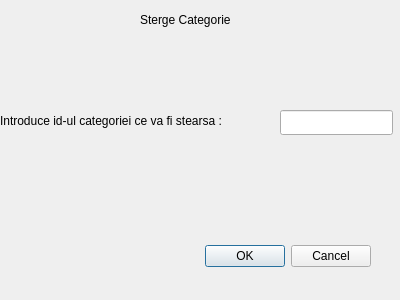
<?xml version="1.0" encoding="UTF-8"?>
<ui version="4.0">
 <class>stergeCategorieDialog</class>
 <widget class="QDialog" name="stergeCategorieDialog">
  <property name="geometry">
   <rect>
    <x>0</x>
    <y>0</y>
    <width>400</width>
    <height>300</height>
   </rect>
  </property>
  <property name="windowTitle">
   <string>Dialog</string>
  </property>
  <widget class="QDialogButtonBox" name="buttonBox">
   <property name="geometry">
    <rect>
     <x>30</x>
     <y>240</y>
     <width>341</width>
     <height>32</height>
    </rect>
   </property>
   <property name="orientation">
    <enum>Qt::Horizontal</enum>
   </property>
   <property name="standardButtons">
    <set>QDialogButtonBox::Cancel|QDialogButtonBox::Ok</set>
   </property>
  </widget>
  <widget class="QLabel" name="label">
   <property name="geometry">
    <rect>
     <x>140</x>
     <y>10</y>
     <width>121</width>
     <height>20</height>
    </rect>
   </property>
   <property name="text">
    <string>Sterge Categorie</string>
   </property>
  </widget>
  <widget class="QLabel" name="label_2">
   <property name="geometry">
    <rect>
     <x>0</x>
     <y>110</y>
     <width>281</width>
     <height>21</height>
    </rect>
   </property>
   <property name="text">
    <string>Introduce id-ul categoriei ce va fi stearsa :</string>
   </property>
  </widget>
  <widget class="QLineEdit" name="lineID">
   <property name="geometry">
    <rect>
     <x>280</x>
     <y>110</y>
     <width>113</width>
     <height>25</height>
    </rect>
   </property>
  </widget>
 </widget>
 <resources/>
 <connections>
  <connection>
   <sender>buttonBox</sender>
   <signal>accepted()</signal>
   <receiver>stergeCategorieDialog</receiver>
   <slot>accept()</slot>
   <hints>
    <hint type="sourcelabel">
     <x>248</x>
     <y>254</y>
    </hint>
    <hint type="destinationlabel">
     <x>157</x>
     <y>274</y>
    </hint>
   </hints>
  </connection>
  <connection>
   <sender>buttonBox</sender>
   <signal>rejected()</signal>
   <receiver>stergeCategorieDialog</receiver>
   <slot>reject()</slot>
   <hints>
    <hint type="sourcelabel">
     <x>316</x>
     <y>260</y>
    </hint>
    <hint type="destinationlabel">
     <x>286</x>
     <y>274</y>
    </hint>
   </hints>
  </connection>
 </connections>
</ui>
